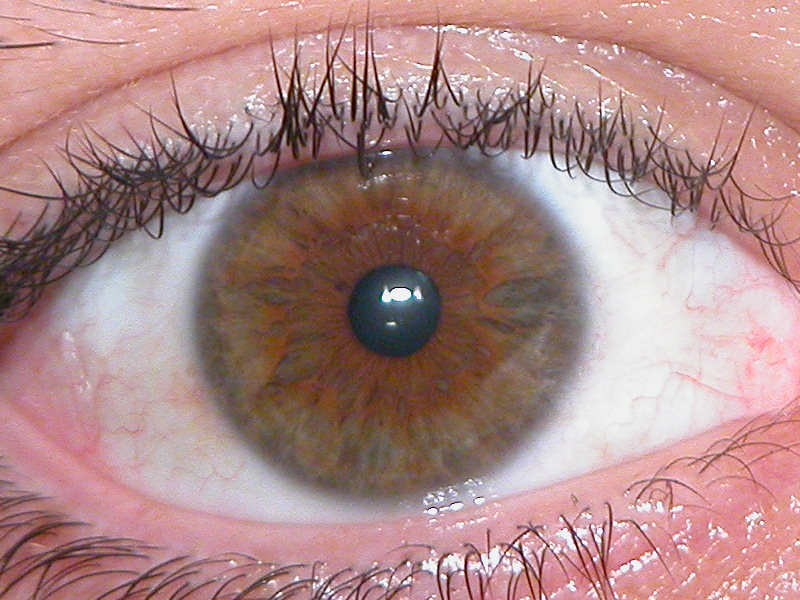
#> input picture colorImages/iris.jpg, 800 x 600 px
$ jupyter execute Ex2_Iris4.ipynb   (shell and % lines are left out)   (Python 2 division)
#> lines starting #> are read from the running program, lines starting #| are printed output that depends on the picture; long printed decimals are rounded
[cell 1]
import cv2
import numpy as np
from matplotlib import pyplot as plt

# Auxiliar Functions

[cell 2]
def invertChannels(img):
    b,g,r = cv2.split(img) # split channels
    return cv2.merge((r,g,b)) # merge in rgb order to display with matplotlib

[cell 3]
# power law tranformation
def power_law_lut(c, g):
    table = np.zeros(256,'uint8')

    table = np.array([( c * (i / 255.0) ** g) * 255 for i in np.arange(0, 256)]).astype("uint8")

    return np.array([table.astype('uint8')])

[cell 4]
# mean square error
def mse(imageA, imageB):
    # the 'Mean Squared Error' between the two images is the
    # sum of the squared difference between the two images;
    # NOTE: the two images must have the same dimension
    err = np.sum((imageA.astype("float") - imageB.astype("float")) ** 2)
    err /= float(imageA.shape[0] * imageA.shape[1])

    # return the MSE, the lower the error, the more "similar"
    return err

# Iris

[cell 5]
img = cv2.imread('../colorImages/iris.jpg')
#> img is the input picture: shape (600, 800, 3); mean B, G, R 135.4, 136.6, 172.2
img1 = cv2.imread('../colorImages/iris_1.jpg')
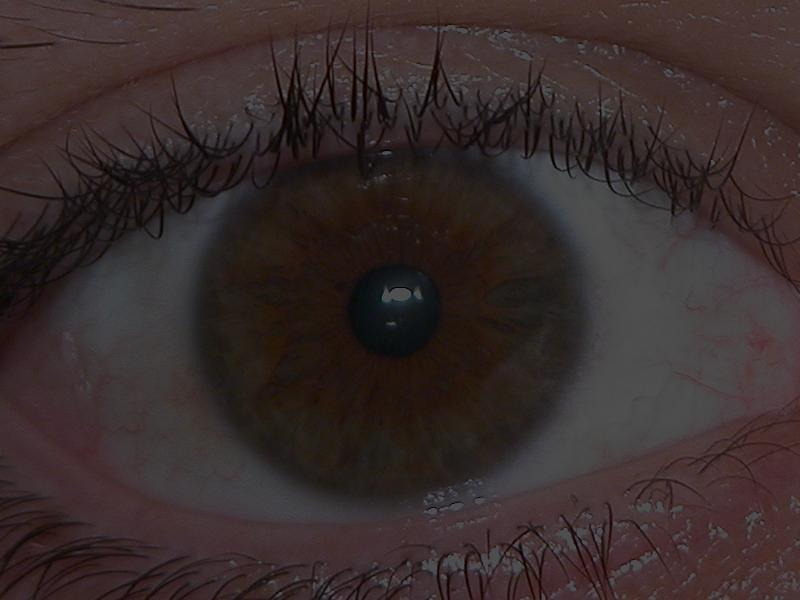
#> input picture colorImages/iris_1.jpg, 800 x 600 px
#> img1 is the input picture: shape (600, 800, 3); mean B, G, R 44, 44.4, 55.9
img2 = cv2.imread('../colorImages/iris_2.jpg')
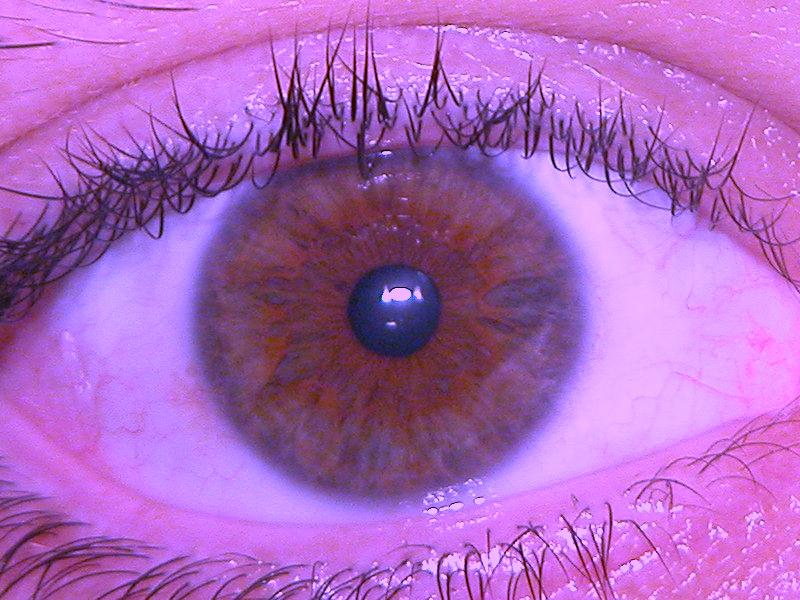
#> input picture colorImages/iris_2.jpg, 800 x 600 px
#> img2 is the input picture: shape (600, 800, 3); mean B, G, R 188.6, 102.6, 172.2
img3 = cv2.imread('../colorImages/iris_3.jpg')
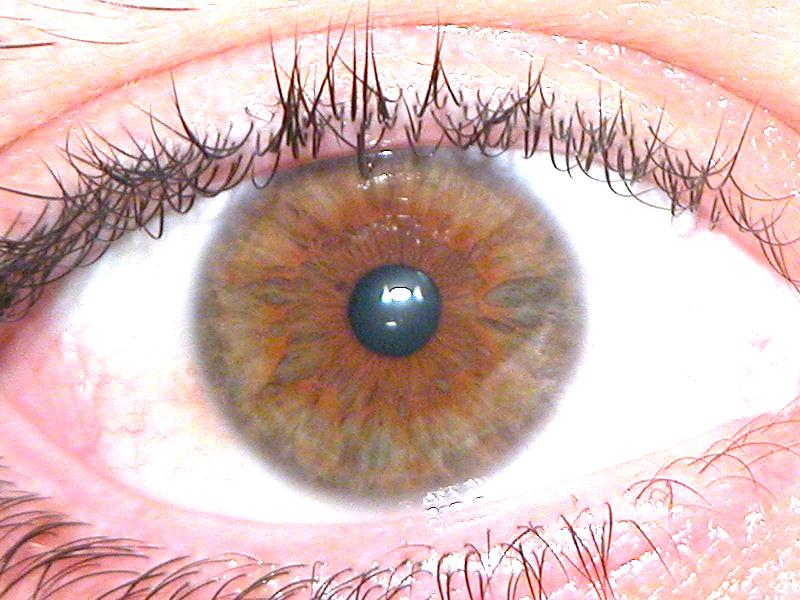
#> input picture colorImages/iris_3.jpg, 800 x 600 px
#> img3 is the input picture: shape (600, 800, 3); mean B, G, R 182.6, 186, 216.1
img4 = cv2.imread('../colorImages/iris_4.jpg')
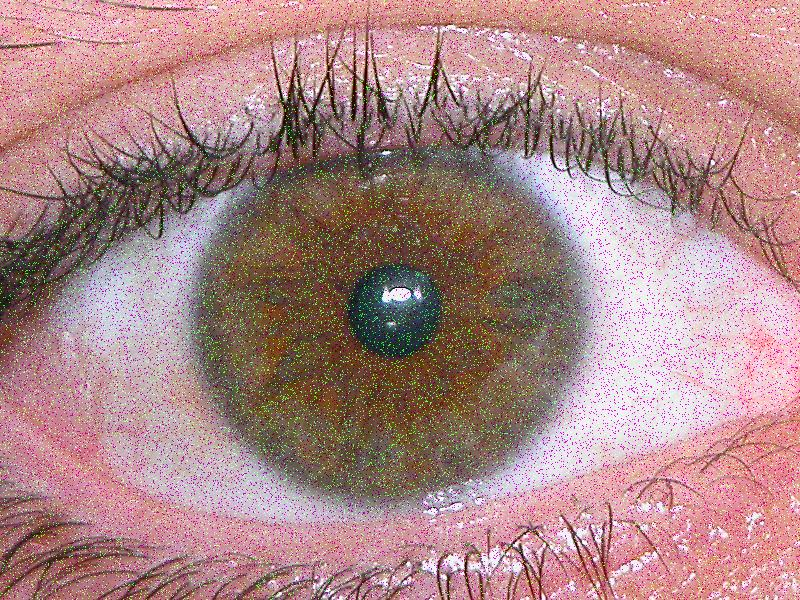
#> input picture colorImages/iris_4.jpg, 800 x 600 px
#> img4 is the input picture: shape (600, 800, 3); mean B, G, R 135.3, 135.2, 171.4

plt.figure(figsize=(10,5))

plt.subplot(121)
plt.imshow(invertChannels(img))

plt.subplot(122)
color = ('b','g','r')
for i,col in enumerate(color):
    histr = cv2.calcHist([img],[i],None,[256],[0,256])
    plt.plot(histr,color = col)
    plt.xlim([0,256])
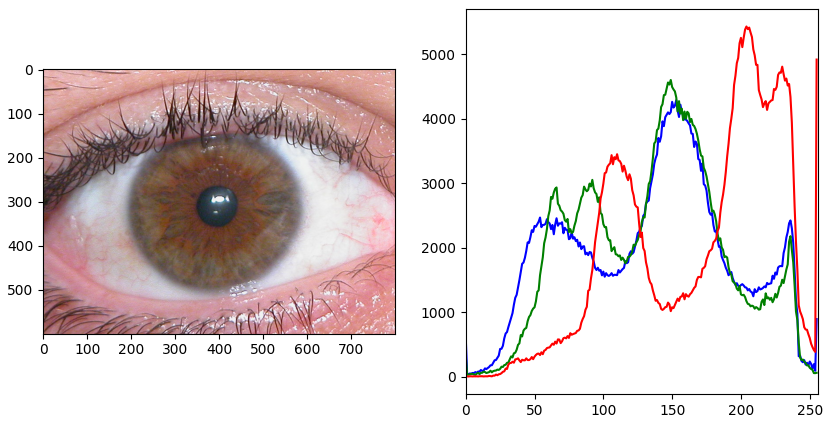
#> figure drawn by matplotlib, 2 panels; panel 2: curve peaks at x = 153, y = 4289; panel 2: curve peaks at x = 149, y = 4602; panel 2: curve peaks at x = 204, y = 5432

[cell 6]
plt.figure(figsize=(10,20))

plt.subplot(427);plt.imshow(invertChannels(img4))
#> in invertChannels (call 2), `b,g,r = cv2.split(img)`:
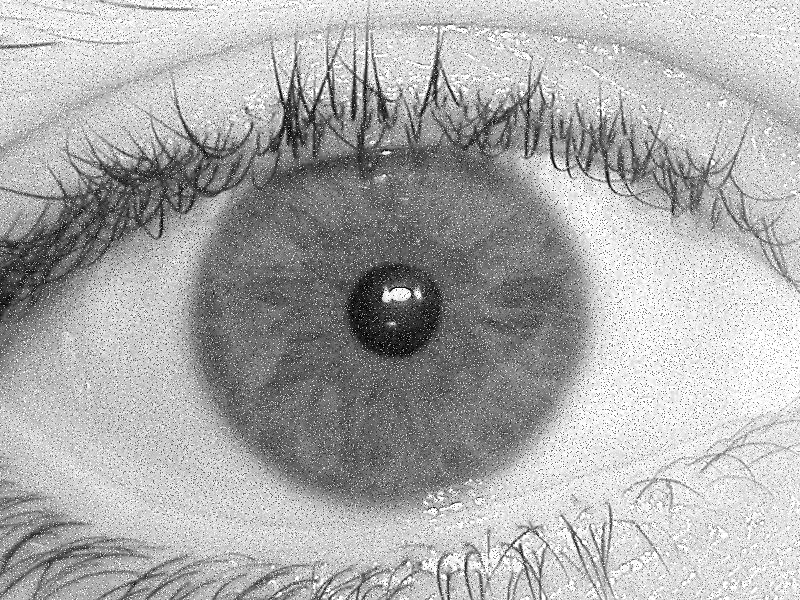
#> r: shape (600, 800); min 0, max 255, mean 171.4
plt.subplot(428)
for i,col in enumerate(color):
    histr = cv2.calcHist([img4],[i],None,[256],[0,256])
    plt.plot(histr,color = col)
    plt.xlim([0,256])
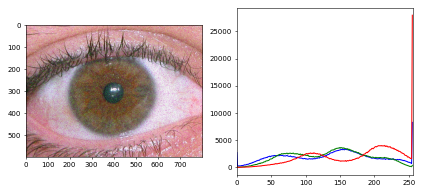
#> figure drawn by matplotlib, 2 panels; panel 2: curve peaks at x = 255, y = 8280; panel 2: curve peaks at x = 151, y = 3670; panel 2: curve peaks at x = 255, y = 27946

# Iris_4 Image filtering

# Gaussian Filter

[cell 7]
img4r = cv2.GaussianBlur(img4,(5,5),0)
plt.imshow(invertChannels(img4r))

[cell 8]
# mean square error comparation
print "MSE between Original and Iris2: %s" % mse(img,img4)
#> in mse, `err = np.sum((imageA.astype("float") - imageB.astype("float")) ** 2)`: err = 1.54e+09
#> in mse, `err /= float(imageA.shape[0] * imageA.shape[1])`: err = 3205
#| MSE between Original and Iris2: 3204.966
print "MSE between Original and Iris enchanced: %s" % mse(img,img4r)
#| MSE between Original and Iris enchanced: 535.352

# Median Filter

[cell 9]
# manual trial and error with kernel size of 1,3,5,7.
img4r = cv2.medianBlur(img4,5)
plt.imshow(invertChannels(img4r))
#> in invertChannels (call 4), `b,g,r = cv2.split(img)`:
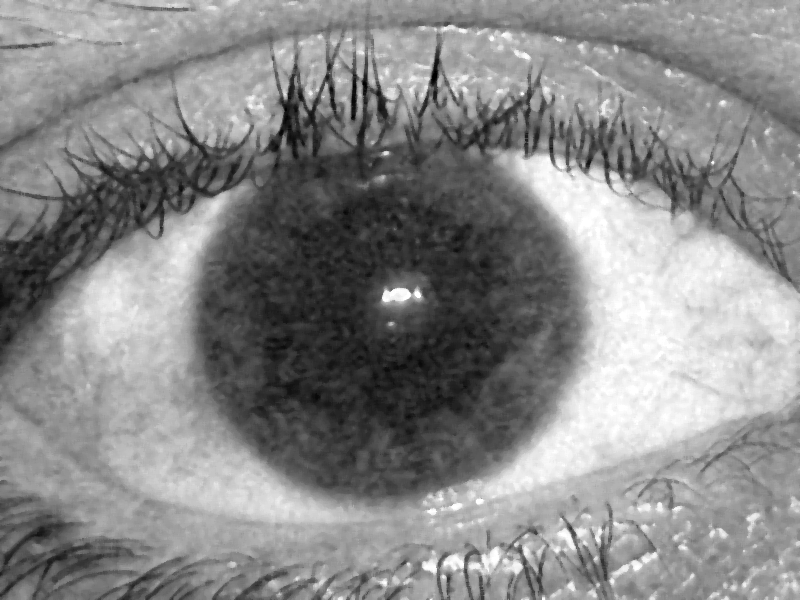
#> b: shape (600, 800); min 0, max 255, mean 136.3
#> in invertChannels (call 4), `b,g,r = cv2.split(img)`:
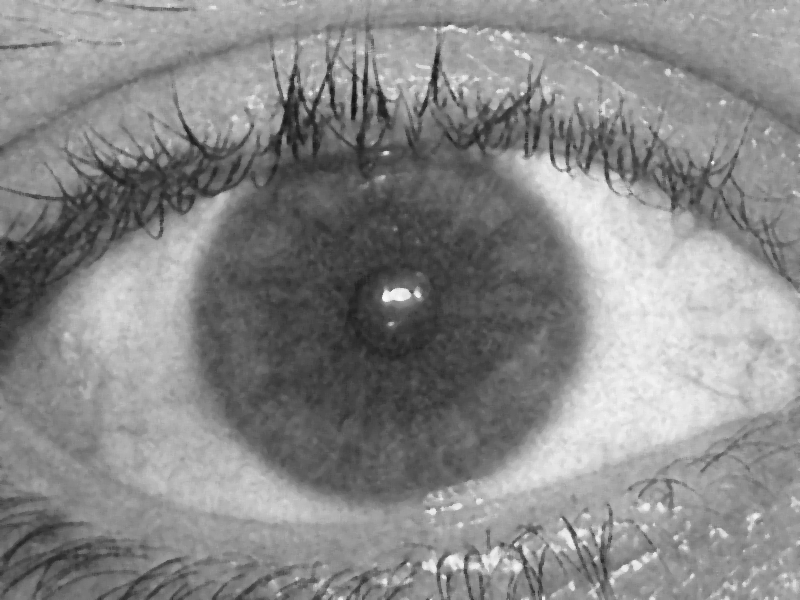
#> g: shape (600, 800); min 17, max 250, mean 136.2
# mean square error comparation
print "MSE between Original and Iris4: %s" % mse(img,img4)
#| MSE between Original and Iris4: 3204.966
print "MSE between Original and Iris enchanced: %s" % mse(img,img4r)
#| MSE between Original and Iris enchanced: 523.309

[cell 10]
for i,col in enumerate(color):
    histr = cv2.calcHist([img4r],[i],None,[256],[0,256])
    plt.plot(histr,color = col)
    plt.xlim([0,256])
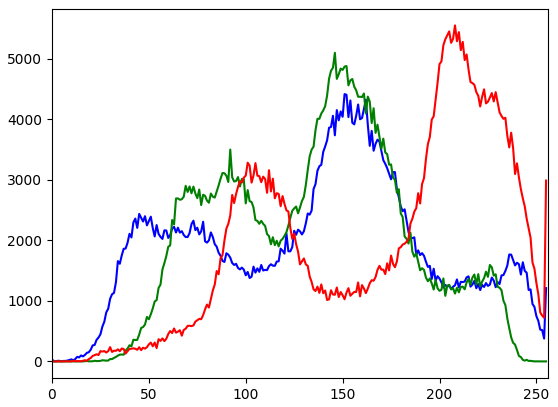
#> figure drawn by matplotlib, 1 panel; curve peaks at x = 151, y = 4417; curve peaks at x = 146, y = 5099; curve peaks at x = 208, y = 5552
